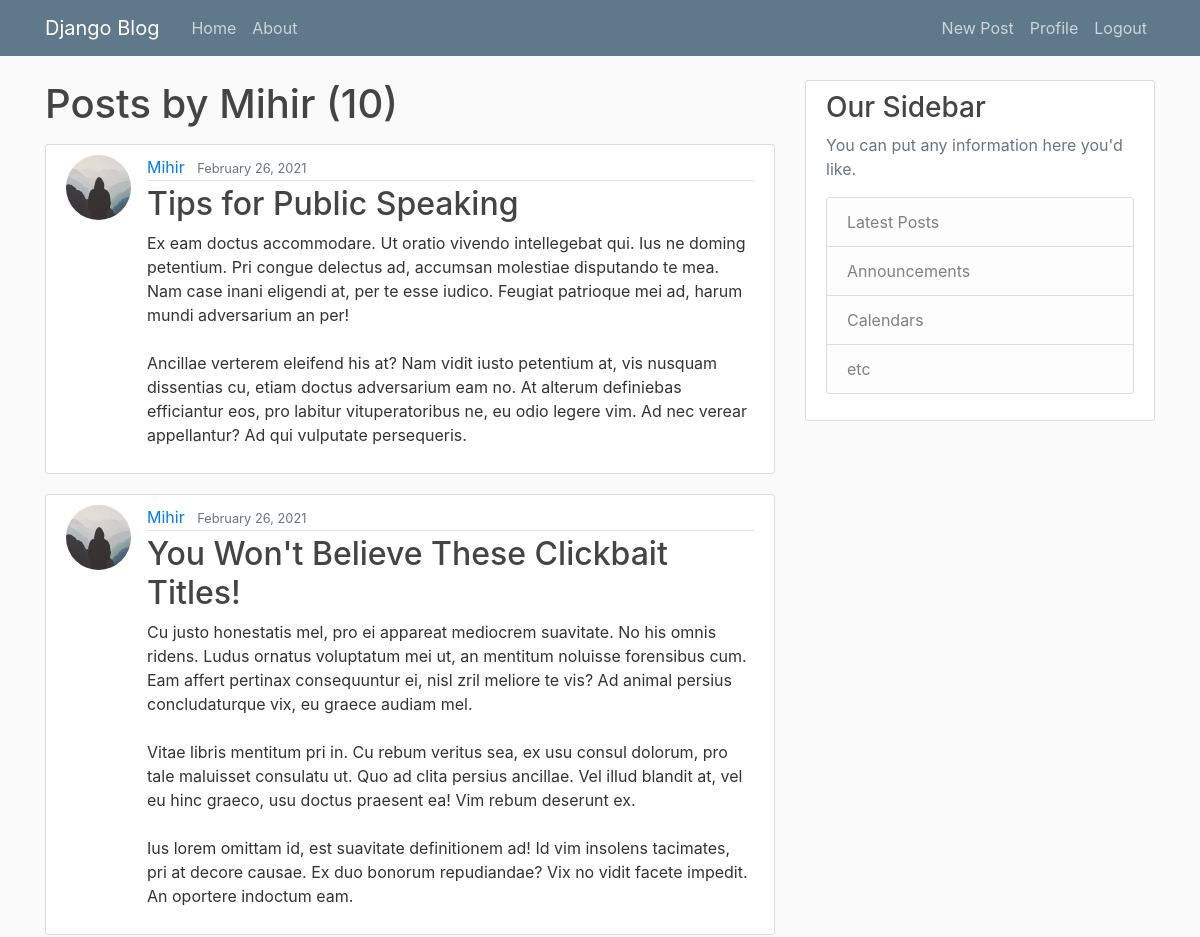
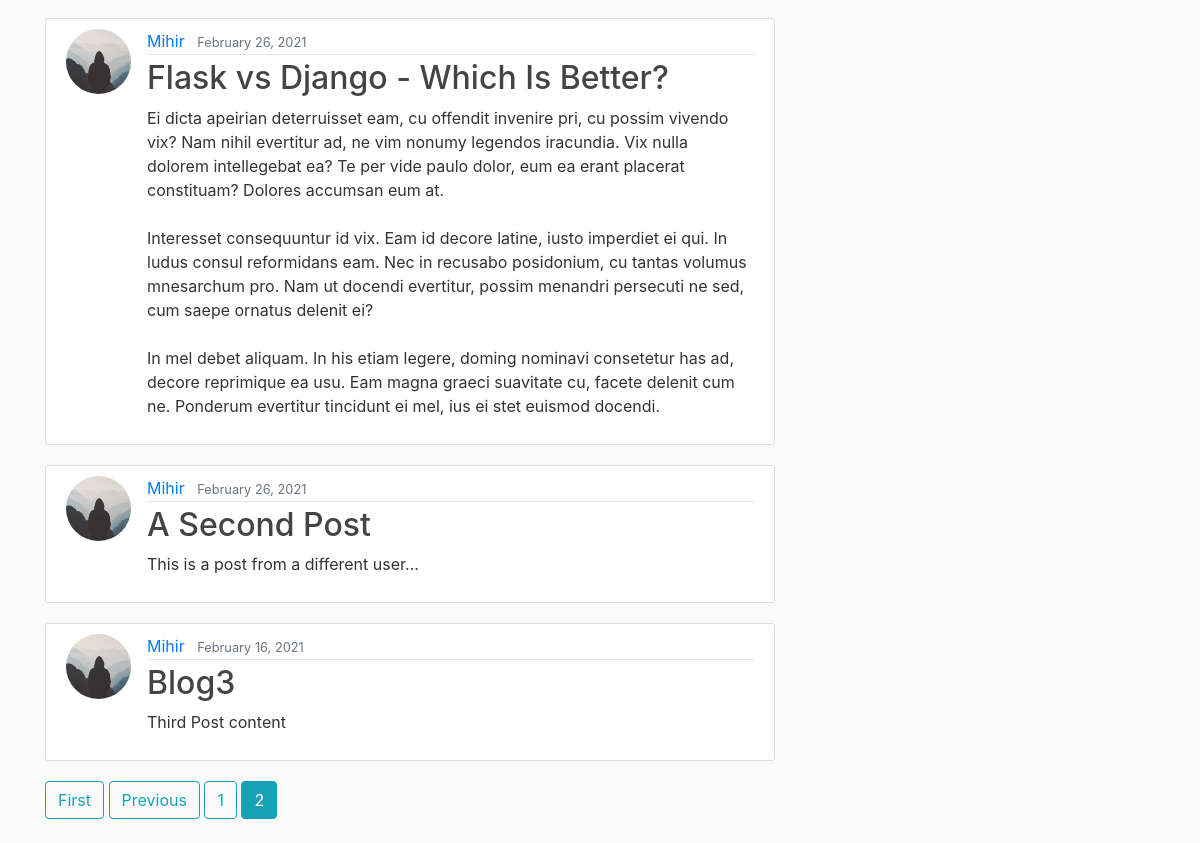
Page /user/Mihir?page=2 (signed in) on the committed database (2 pictures, top to bottom).
### blog/models.py (models this page shows, shortened)
class Post(models.Model):
    title = models.CharField(max_length=100)
    content = models.TextField()
    date_posted = models.DateTimeField(default=timezone.now)
    author = models.ForeignKey(User, on_delete= models.CASCADE)

### users/models.py (models this page shows, shortened)
class Profile(models.Model):
    user = models.OneToOneField(User,on_delete=models.CASCADE)
    image = models.ImageField(default='default.jpg',upload_to='profile_pics')

### blog/views.py (the view)
# urls.py: path('user/<str:username>', UserPostListView.as_view() ,name = 'user-posts'),
class UserPostListView(ListView):
    model = Post
    template_name = 'blog/user_posts.html' # <app>/<model>_<viewtype>.html
    context_object_name = 'posts'
    ordering = ['-date_posted']
    paginate_by = 5
    def get_queryset(self):
        user = get_object_or_404(User,username=self.kwargs.get('username'))
        return Post.objects.filter(author=user).order_by('-date_posted')

### blog/templates/blog/user_posts.html (shortened to what this page needs)
{% extends "blog/base.html" %}
{% block content %}
    <h1 class="mb-3">Posts by {{ view.kwargs.username }} ({{page_obj.paginator.count}}) </h1>
    {% for post in posts %}
        <article class="media content-section">
          <img class="rounded-circle article-img" src="{{ post.author.profile.image.url }}" alt="">
            <div class="media-body">
              <div class="article-metadata">
                <a class="mr-2" href="{% url 'user-posts' post.author.username %}">{{ post.author }}</a>
                <small class="text-muted">{{ post.date_posted|date:"F d, Y" }}</small>
              </div>
              <h2><a class="article-title" href="{% url 'post-detail' post.id %}">{{ post.title }}</a></h2>
              <p class="article-content">{{ post.content }}</p>
            </div>
        </article>
    {% endfor %}
    {% if is_paginated %}
      {% if page_obj.has_previous  %}
        <a class="btn btn-outline-info mb-4" href="?page=1">First</a>
        <a class="btn btn-outline-info mb-4" href="?page={{ page_obj.previous_page_number }}">Previous</a>
      {% endif %}
      {% for num in page_obj.paginator.page_range %}
        {% if page_obj.number == num %}
          <a class="btn btn-info mb-4" href="?page={{ num }}">{{ num }}</a>
        {% elif num > page_obj.number|add:'-3' and num < page_obj.number|add:'3' %}
          <a class="btn btn-outline-info mb-4" href="?page={{ num }}">{{ num }}</a>
        {% endif %}
      {% endfor %}
    {% endif %}
{% endblock content %}

### blog/static/blog/main.css (style rules this page uses)
body { background: #fafafa; color: #333333; margin-top: 5rem; }
h1, h2, h3, h4, h5, h6 { color: #444444; }
.content-section { background: #ffffff; padding: 10px 20px; border: 1px solid #dddddd; border-radius: 3px; margin-bottom: 20px; }
.article-title { color: #444444; }
.article-content { white-space: pre-line; }
.article-img { height: 65px; width: 65px; margin-right: 16px; }
.article-metadata { padding-bottom: 1px; margin-bottom: 4px; border-bottom: 1px solid #e3e3e3 }

### rows in the picture
Post: author.profile.image (placeholder picture), author "Mihir", date_posted "February 26, 2021", title "Tips for Public Speaking", content "Ex eam doctus accommodare. Ut oratio vivendo intellegebat qui. Ius ne doming petentium. Pri congue delectus ad, accumsan molestiae disputando te mea. Nam case inani eligendi at, per te esse iudico. Feugiat patrioque mei ad, harum mundi adversarium an per! Ancillae verterem eleifend his at? Nam vidit iusto petentium at, vis nusquam dissentias cu, etiam doctus adversarium eam no. At alterum definiebas efficiantur eos, pro labitur vituperatoribus ne, eu odio legere vim. Ad nec verear appellantur? Ad qui vulputate persequeris."
Post: author.profile.image (placeholder picture), author "Mihir", date_posted "February 26, 2021", title "You Won't Believe These Clickbait Titles!", content "Cu justo honestatis mel, pro ei appareat mediocrem suavitate. No his omnis ridens. Ludus ornatus voluptatum mei ut, an mentitum noluisse forensibus cum. Eam affert pertinax consequuntur ei, nisl zril meliore te vis? Ad animal persius concludaturque vix, eu graece audiam mel. Vitae libris mentitum pri in. Cu rebum veritus sea, ex usu consul dolorum, pro tale maluisset consulatu ut. Quo ad clita persius ancillae. Vel illud blandit at, vel eu hinc graeco, usu doctus praesent ea! Vim rebum deserunt ex. Ius lorem omittam id, est suavitate definitionem ad! Id vim insolens tacimates, pri at decore causae. Ex duo bonorum repudiandae? Vix no vidit facete impedit. An oportere indoctum eam."
Post: author.profile.image (placeholder picture), author "Mihir", date_posted "February 26, 2021", title "Flask vs Django - Which Is Better?", content "Ei dicta apeirian deterruisset eam, cu offendit invenire pri, cu possim vivendo vix? Nam nihil evertitur ad, ne vim nonumy legendos iracundia. Vix nulla dolorem intellegebat ea? Te per vide paulo dolor, eum ea erant placerat constituam? Dolores accumsan eum at. Interesset consequuntur id vix. Eam id decore latine, iusto imperdiet ei qui. In ludus consul reformidans eam. Nec in recusabo posidonium, cu tantas volumus mnesarchum pro. Nam ut docendi evertitur, possim menandri persecuti ne sed, cum saepe ornatus delenit ei? In mel debet aliquam. In his etiam legere, doming nominavi consetetur has ad, decore reprimique ea usu. Eam magna graeci suavitate cu, facete delenit cum ne. Ponderum…"
Post: author.profile.image (placeholder picture), author "Mihir", date_posted "February 26, 2021", title "A Second Post", content "This is a post from a different user..."
Post: author.profile.image (placeholder picture), author "Mihir", date_posted "February 16, 2021", title "Blog3", content "Third Post content"

### other values in the picture
{{ view.kwargs.username }} "Mihir"
{{ page_obj.paginator.count }} "10"
{{ num }} "1"
{{ num }} "2"
